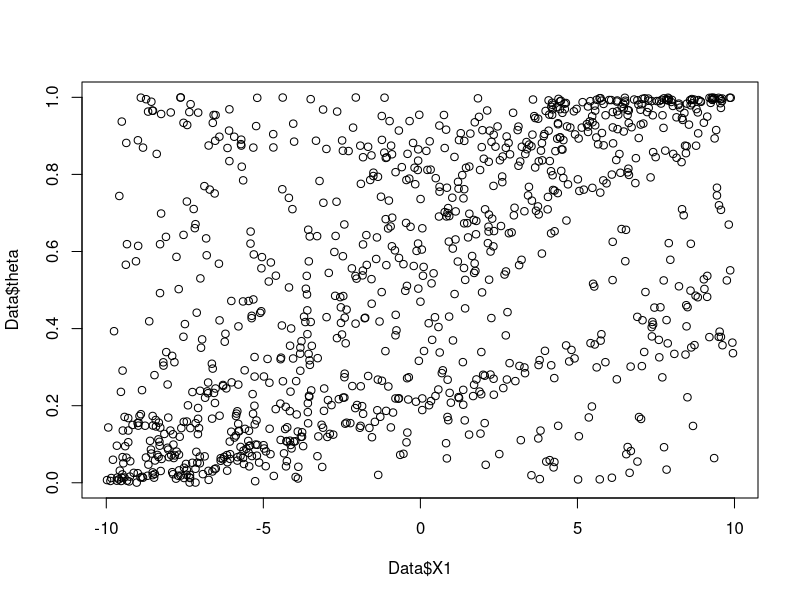
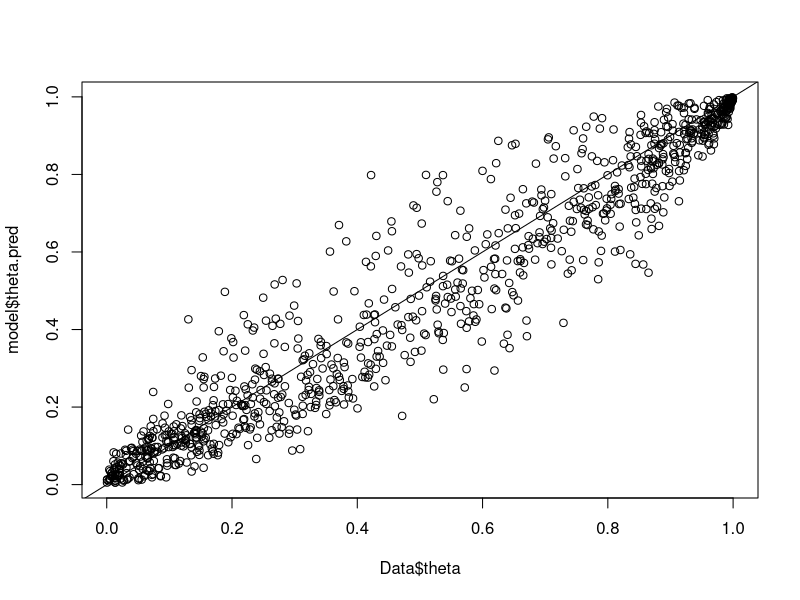
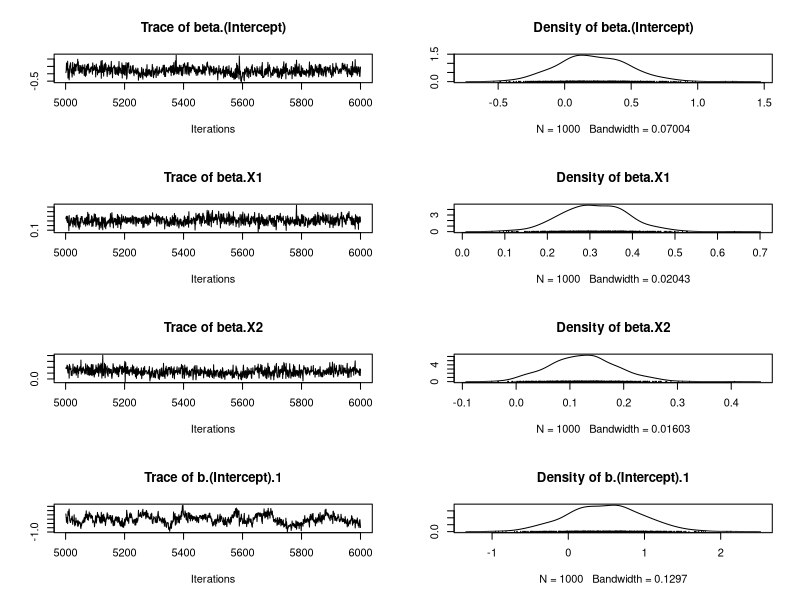
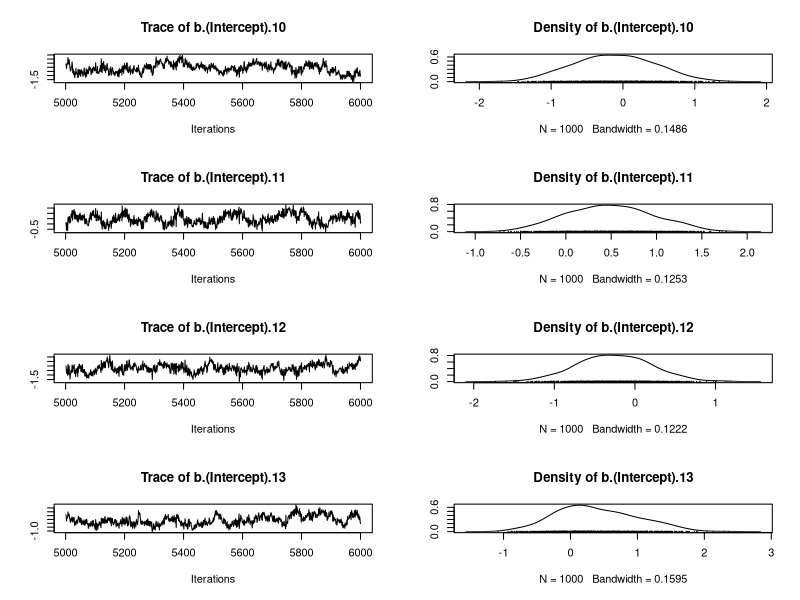
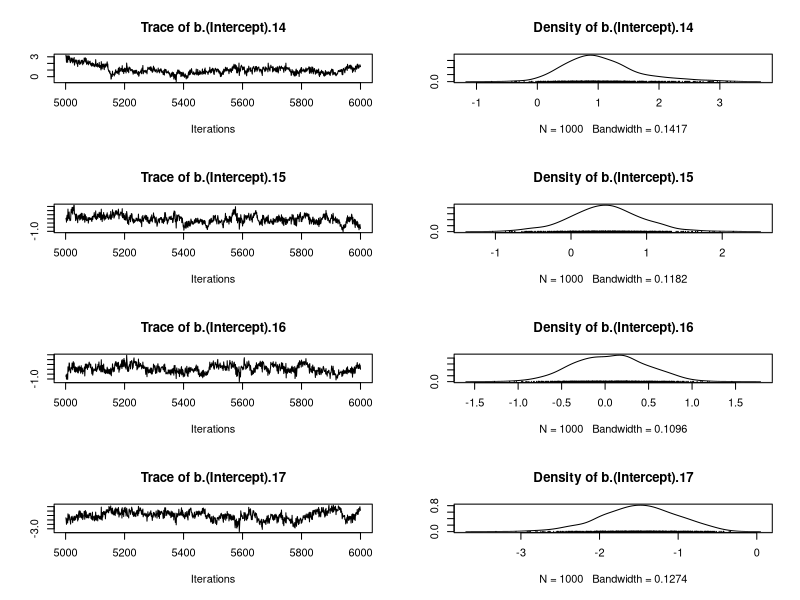
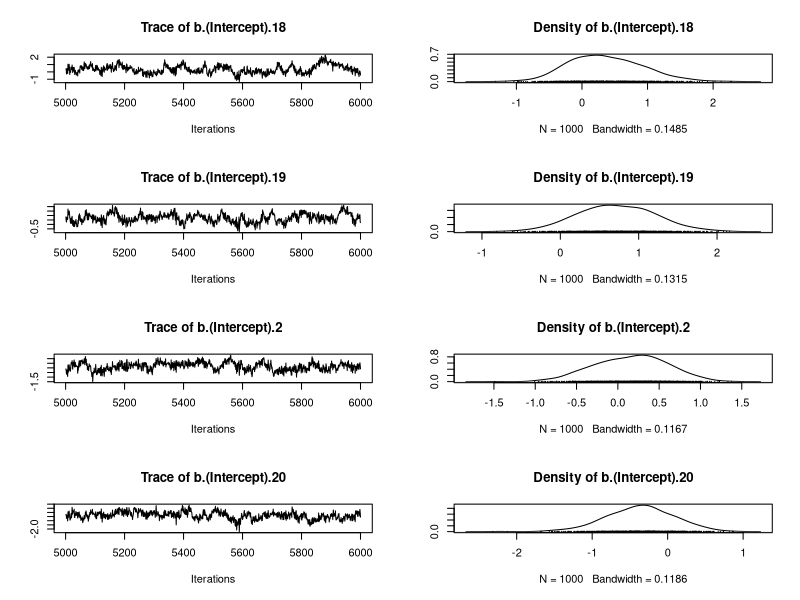
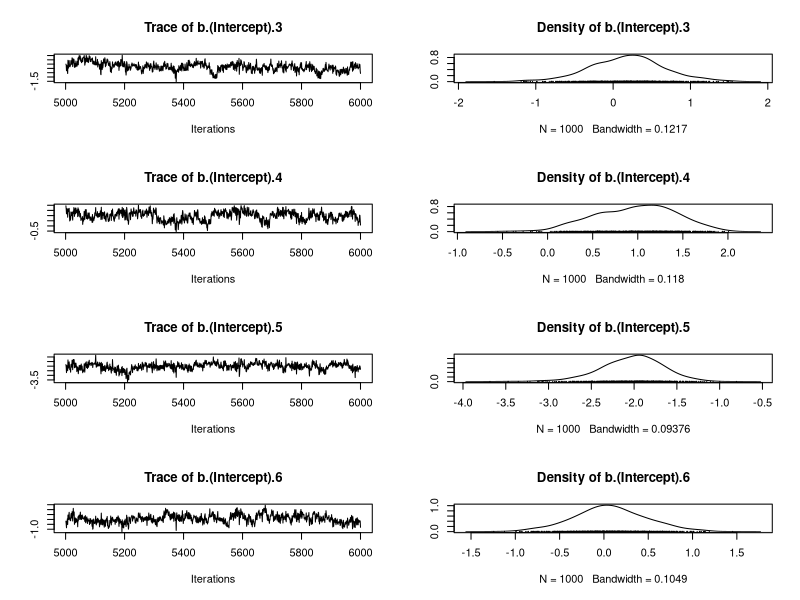
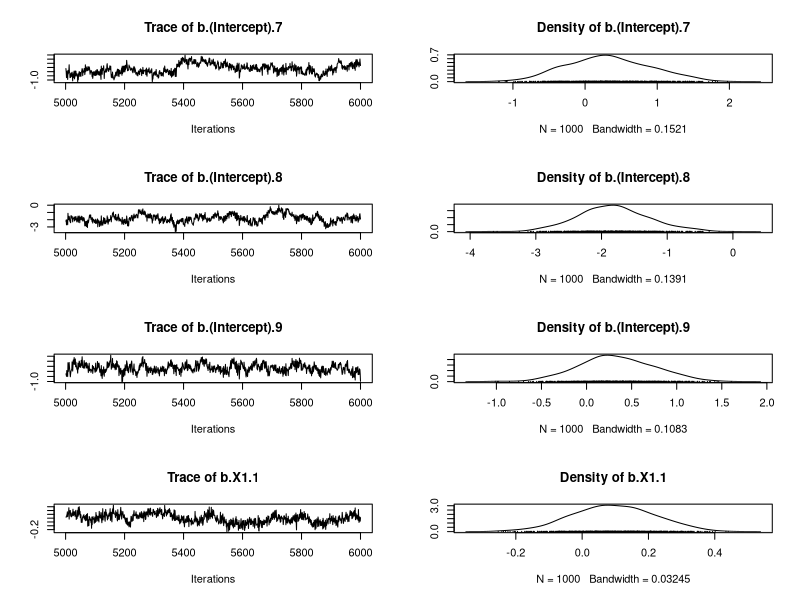

Recreate these plots in R, in order.
## Not run:
#========================================
# Hierarchical Binomial Linear Regression
#========================================
setwd("C:/ANDRES/Portatil/Bayesian Econometrics/UserInterface/BEsmarterV11/Data")
library(MCMCpack)
#== inv.logit function
inv.logit <- function(x, min=0, max=1) {
  p <- exp(x)/(1+exp(x))
  p <- ifelse( is.na(p) & !is.na(x), 1, p ) # fix problems with +Inf
  return(p*(max-min)+min)
}
#== Generating data
# Constants
nobs <- 1000
nspecies <- 20
species <- c(1:nspecies,sample(c(1:nspecies),(nobs-nspecies),replace=TRUE))
# Covariates
X1 <- runif(n=nobs,min=-10,max=10)
X2 <- runif(n=nobs,min=-10,max=10)
X <- cbind(rep(1,nobs),X1,X2)
W <- X
# Target parameters
# beta
beta.target <- matrix(c(0.3,0.2,0.1),ncol=1)
# Vb
Vb.target <- c(0.5,0.05,0.05)
# b
b.target <- cbind(rnorm(nspecies,mean=0,sd=sqrt(Vb.target[1])),
                  rnorm(nspecies,mean=0,sd=sqrt(Vb.target[2])),
                  rnorm(nspecies,mean=0,sd=sqrt(Vb.target[3])))
# Response
theta <- vector()
Y <- vector()
for (n in 1:nobs) {
  theta[n] <- inv.logit(X[n,]%*%beta.target+W[n,]%*%b.target[species[n],])
  Y[n] <- rbinom(n=1,size=1,prob=theta[n])
}
# Data-set
Data <- as.data.frame(cbind(Y,theta,X1,X2,species))
plot(Data$X1,Data$theta)
#== Call to MCMChlogit
model <- MCMChlogit(fixed=Y~X1+X2, random=~X1+X2, group="species",
                    data=Data, burnin=5000, mcmc=1000, thin=1,verbose=1,
                    seed=NA, beta.start=0, sigma2.start=1,
                    Vb.start=1, mubeta=0, Vbeta=1.0E6,
                    r=3, R=diag(c(1,0.1,0.1)), nu=0.001, delta=0.001, FixOD=1)
#== MCMC analysis
# Graphics
pdf("Posteriors-MCMChlogit.pdf")
plot(model$mcmc)
dev.off()
# Summary
summary(model$mcmc)
# Predictive posterior mean for each observation
model$theta.pred
# Predicted-Observed
plot(Data$theta,model$theta.pred)
abline(a=0,b=1)
Data <- as.data.frame(cbind(Y,X1,X2,species))
write.csv(Data,file="SimLogitudinalLogit.csv", row.names=FALSE)
## #Not run
## #You can also compare with lme4 results
## #== lme4 resolution
## library(lme4)
## model.lme4 <- lmer(Y~X1+X2+(1+X1+X2|species),data=Data,family="binomial")
## summary(model.lme4)
## plot(fitted(model.lme4),model$theta.pred,main="MCMChlogit/lme4")
## abline(a=0,b=1)
## End(Not run)
